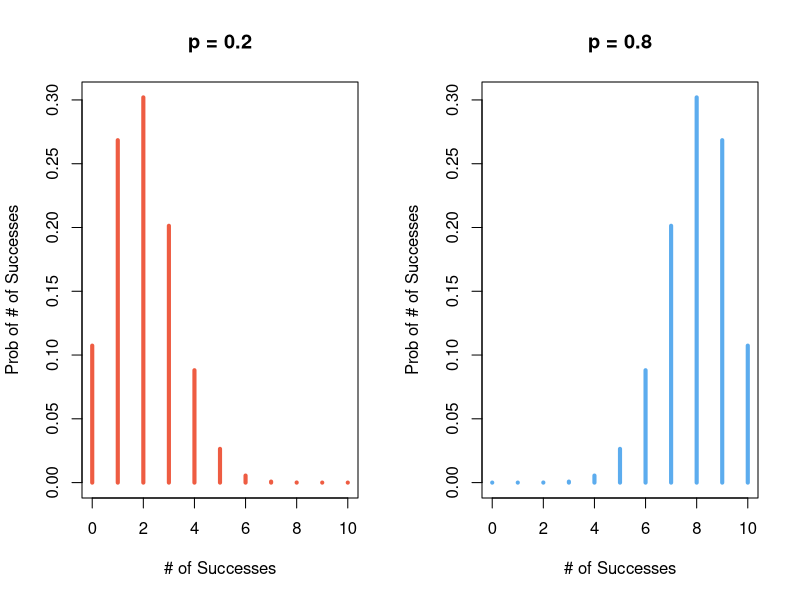

The R source for this figure:
## ---- chunk 1
knitr::opts_chunk$set(echo = TRUE)

## ---- chunk 2
par(mfrow=c(1,2))

n<-10; p<-0.2
binom.df1 <- data.frame("x" = 0:n, "p" = dbinom(x = 0:n, size = n, prob = p))
p1 <- plot(binom.df1$x, binom.df1$p,type="h", xlab="# of Successes", ylab = "Prob of # of Successes",
           col = "tomato2", main = paste("p = ", p, sep = ""), lwd = 4)

n<-10; p<-0.8
binom.df2 <- data.frame("x" = 0:n, "p" = dbinom(x = 0:n, size = n, prob = p))
p2 <- plot(binom.df2$x, binom.df2$p,type="h", xlab="# of Successes", ylab = "Prob of # of Successes",
           col = "steelblue2", main = paste("p = ", p, sep = ""), lwd = 4)
## ---- chunk 3
# incorrect contingency table from lecture
dat1 <- array(data = c(251, 48, 34, 5), dim = c(2, 2),
              dimnames = list(First = c("Made", "Missed"),
                              Second = c("Made", "Missed")))
dat1
prob1 <- dat1 / rowSums(dat1)
prob1

# correct contingency table
dat2 <- array(data = c(285, 299, 53, 39), dim = c(2, 2),
              dimnames = list(FreeThrow = c("First", "Second"),
                              Outcome = c("Made", "Missed")))
dat2
prob2 <- dat2 / rowSums(dat2)
prob2

# hypothesis test
p1 <- prob2[1,1]
p2 <- prob2[2,1]
n1 <- unname(rowSums(dat2)[1])
n2 <- unname(rowSums(dat2)[2])
p <- (n1 * p1 + n2 * p2) / (n1 + n2)
alpha <- 0.05

test.stat <- abs((p1 - p2) / sqrt( (1/n1 + 1/n2) * p * (1 - p)))
print("test statistic"); test.stat
print("p-value"); pnorm(test.stat, lower.tail = F)
